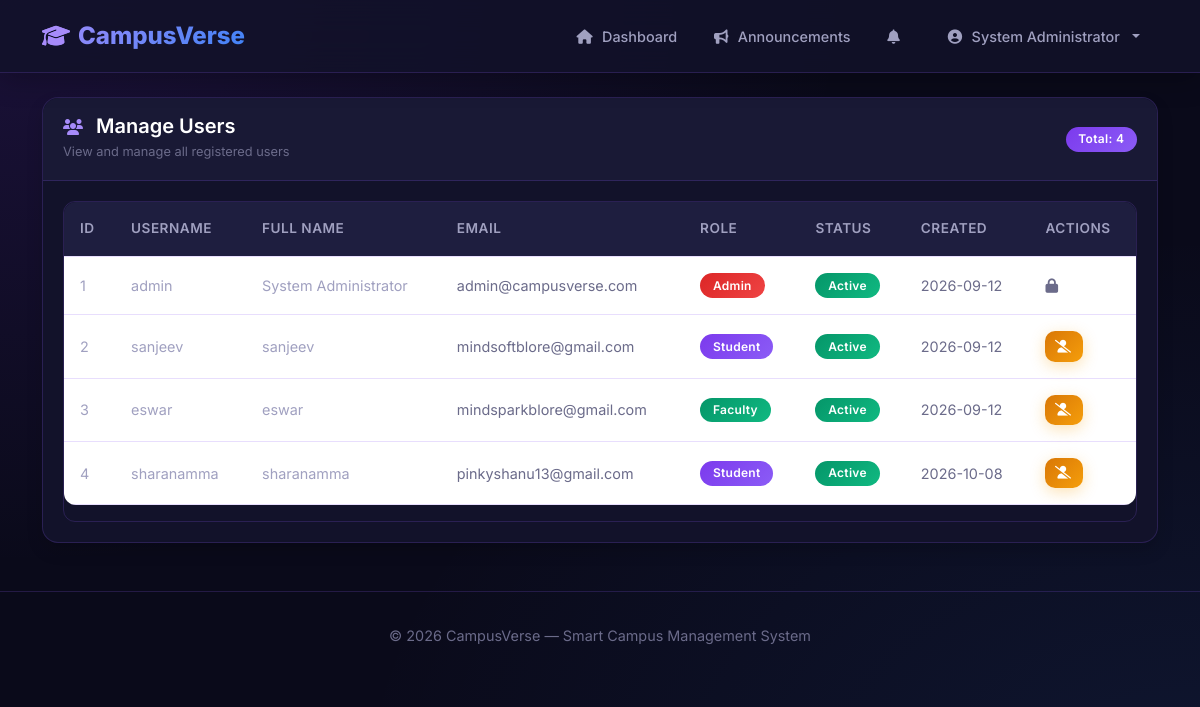
Page /admin/users (signed in) on the committed database.
### models.py (models this page shows, shortened)
class User(UserMixin, db.Model):
    __tablename__ = 'users'
    id = db.Column(db.Integer, primary_key=True)
    username = db.Column(db.String(80), unique=True, nullable=False)
    email = db.Column(db.String(120), unique=True, nullable=False)
    password_hash = db.Column(db.String(200), nullable=False)
    role = db.Column(db.String(20), nullable=False)
    full_name = db.Column(db.String(100), nullable=False)
    created_at = db.Column(db.DateTime, default=datetime.utcnow)
    is_active = db.Column(db.Boolean, default=True)
    student_profile = db.relationship(
        'StudentProfile',
        foreign_keys='StudentProfile.user_id',
        backref='user',
        uselist=False
    )
    faculty_profile = db.relationship(
        'FacultyProfile',
        foreign_keys='FacultyProfile.user_id',
        backref='user',
        uselist=False
    )
    announcements_seen = db.relationship(
        'AnnouncementSeen',
        backref='user',
        lazy=True
    )
    announcements_created = db.relationship(
        'Announcement',
        foreign_keys='Announcement.created_by',
        backref='creator',
        lazy=True
    )

### app.py (the view)
@app.route('/admin/users')
@login_required
def manage_users():
    if current_user.role != 'admin':
        flash('Access denied', 'danger')
        return redirect(url_for('index'))
    users = User.query.all()
    return render_template('manage_users.html', users=users)

### app.py (called while the page is built)
@login_manager.user_loader
def load_user(user_id):
    return User.query.get(int(user_id))

### templates/manage_users.html (shortened to what this page needs)
{% extends "base.html" %}
{% block content %}
<div class="card shadow fade-in-up">
    <div class="card-header d-flex justify-content-between align-items-center">
        <div>
            <h4 class="mb-0"><i class="fas fa-users me-2"></i> Manage Users</h4>
            <small class="text-muted">View and manage all registered users</small>
        </div>
        <span class="badge bg-primary">Total: {{ users|length }}</span>
    </div>
    <div class="card-body">
        <div class="table-responsive">
            <table class="table table-hover">
                <thead>
                    <tr>
                        <th>ID</th>
                        <th>Username</th>
                        <th>Full Name</th>
                        <th>Email</th>
                        <th>Role</th>
                        <th>Status</th>
                        <th>Created</th>
                        <th>Actions</th>
                    </tr>
                </thead>
                <tbody>
                    {% for user in users %}
                        <tr>
                            <td>{{ user.id }}</td>
                            <td>{{ user.username }}</td>
                            <td>{{ user.full_name }}</td>
                            <td class="text-muted">{{ user.email }}</td>
                            <td>
                                <span class="badge bg-{{ 'danger' if user.role == 'admin' else 'success' if user.role == 'faculty' else 'primary' }}">
                                    {{ user.role|capitalize }}
                                </span>
                            </td>
                            <td>
                                {% if user.is_active %}
                                    <span class="badge bg-success">Active</span>
                                {% else %}
                                    <span class="badge bg-danger">Inactive</span>
                                {% endif %}
                            </td>
                            <td class="text-muted">{{ user.created_at.strftime('%Y-%m-%d') }}</td>
                            <td>
                                {% if user.id != current_user.id %}
                                    {% if user.is_active %}
                                        <a href="{{ url_for('deactivate_user', user_id=user.id) }}"
                                           class="btn btn-sm btn-warning"
                                           onclick="return confirm('Are you sure you want to deactivate this user?')">
                                            <i class="fas fa-user-slash"></i>
                                        </a>
                                    {% else %}
                                        <a href="{{ url_for('activate_user', user_id=user.id) }}"
                                           class="btn btn-sm btn-success"
                                           onclick="return confirm('Are you sure you want to activate this user?')">
                                            <i class="fas fa-user-check"></i>
                                        </a>
                                    {% endif %}
                                {% else %}
                                    <span class="text-muted"><i class="fas fa-lock"></i></span>
                                {% endif %}
                            </td>
                        </tr>
                    {% endfor %}
                </tbody>
            </table>
        </div>
    </div>
</div>
{% endblock %}

### templates/base.html (shortened to what this page needs)
<!DOCTYPE html>
<html lang="en">
<head>
    <link href="https://cdn.jsdelivr.net/npm/bootstrap@5.3.0/dist/css/bootstrap.min.css" rel="stylesheet">
    <link href="https://cdnjs.cloudflare.com/ajax/libs/font-awesome/6.4.0/css/all.min.css" rel="stylesheet">
</head>
<body>
    <nav class="navbar navbar-expand-lg navbar-dark sticky-top">
        <div class="container">
            <a class="navbar-brand" href="{{ url_for('index') }}">
                <i class="fas fa-graduation-cap"></i> CampusVerse
            </a>
            <div class="collapse navbar-collapse" id="navbarNav">
                <ul class="navbar-nav ms-auto align-items-center">
                    {% if current_user.is_authenticated %}
                        {% if current_user.role == 'student' %}
                            <li class="nav-item">
                                <a class="nav-link" href="{{ url_for('student_dashboard') }}">
                                    <i class="fas fa-home"></i> Dashboard
                                </a>
                            </li>
                        {% elif current_user.role == 'faculty' %}
                            <li class="nav-item">
                                <a class="nav-link" href="{{ url_for('faculty_dashboard') }}">
                                    <i class="fas fa-home"></i> Dashboard
                                </a>
                            </li>
                        {% elif current_user.role == 'admin' %}
                            <li class="nav-item">
                                <a class="nav-link" href="{{ url_for('admin_dashboard') }}">
                                    <i class="fas fa-home"></i> Dashboard
                                </a>
                            </li>
                        {% endif %}
                        <li class="nav-item">
                            <a class="nav-link" href="{{ url_for('view_announcements') }}">
                                <i class="fas fa-bullhorn"></i> Announcements
                            </a>
                        </li>
                        <li class="nav-item position-relative me-2">
                            <a class="nav-link" href="#" id="notificationBell">
                                <i class="fas fa-bell"></i>
                            </a>
                        </li>
                        <li class="nav-item dropdown">
                            <a class="nav-link dropdown-toggle" href="#" id="userDropdown" role="button"
                               data-bs-toggle="dropdown">
                                <i class="fas fa-user-circle"></i> {{ current_user.full_name }}
                            </a>
                        </li>
                    {% endif %}
                </ul>
            </div>
        </div>
    </nav>
    <main class="container my-4">
        {% block content %}{% endblock %}
    </main>
    <footer>
        <div class="container">
            <p class="mb-0">
                &copy; 2026 CampusVerse &mdash; Smart Campus Management System
            </p>
        </div>
    </footer>
</body>
</html>

### rows in the picture
User: full_name "System Administrator", id "1", username "admin", email "admin@campusverse.com", role "Admin", is_active "Active", created_at "2026-09-12"
User: id "2", username "sanjeev", full_name "sanjeev", email "mindsoftblore@gmail.com", role "Student", is_active "Active", created_at "2026-09-12"
User: id "3", username "eswar", full_name "eswar", email "mindsparkblore@gmail.com", role "Faculty", is_active "Active", created_at "2026-09-12"
User: id "4", username "sharanamma", full_name "sharanamma", email "pinkyshanu13@gmail.com", role "Student", is_active "Active", created_at "2026-10-08"

### other values in the picture
{{ users|length }} "4"
